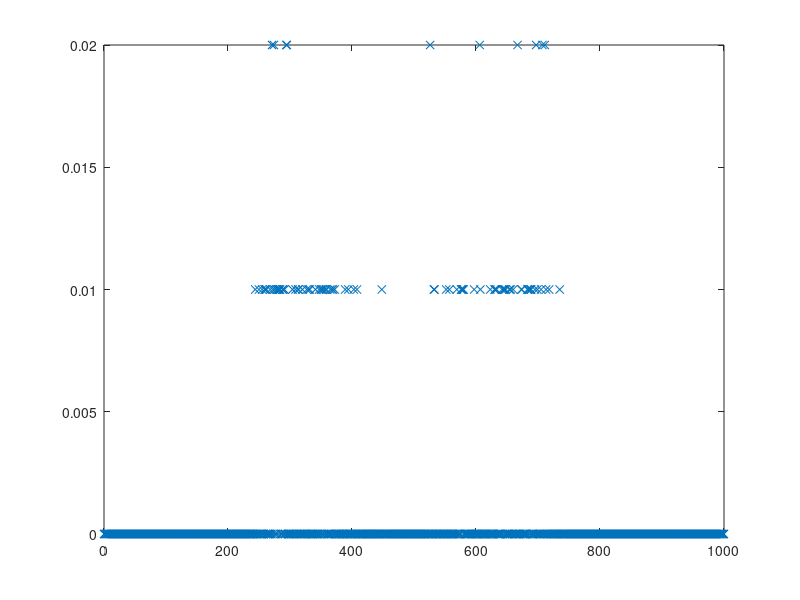

Here is the MATLAB script that generated this plot:
clc;clear;

num_avg = 1000;
EbNodB = 5;
% [AveLRContradict] = wb_Main_DAS_NetwrokCoding(0.01,0.1,EbNodB,num_avg);
load AveLRContradict_5dB AveLRContradict;

n = zeros(1,num_avg+1);
for i=0:num_avg
    n(i+1) = histc(AveLRContradict(101:200),i);
end
n = n/100;
figure();
plot(0:num_avg,n,'x');

relay_contradict = AveLRContradict(101:200);
m = mean(relay_contradict);
index_large = find(relay_contradict > m);
index_small = find(relay_contradict < m);
std_large = std(relay_contradict(index_large));
std_small = std(relay_contradict(index_small));
std_sum = std_large + std_small;

m_new = 0.5*(mean(relay_contradict(index_large)) +mean(relay_contradict(index_small)));
m_old = m_new;
index_large_min = index_large;
index_small_min = index_small;
std_large_min = std_large;
std_small_min = std_small;
std_sum_min = std_sum;

i = 1;
while(i)
    
    m_temp = m_new;
    index_large_temp = find(relay_contradict > m_temp);
    index_small_temp = find(relay_contradict < m_temp);
    std_large_temp = std(relay_contradict(index_large_temp));
    std_small_temp = std(relay_contradict(index_small_temp));
    std_sum_temp = std_large_temp + std_small_temp;
    
%   move to smaller standard deviation  
    if std_sum_temp < std_sum_min
        index_large_min = index_large_temp;
        index_small_min = index_small_temp;
        std_large_min = std_large_temp;
        std_small_min = std_small_temp;
        std_sum_min = std_sum_temp;
    else
%         check next standard deviation is smaller or not
        m_new = 0.5*(mean(relay_contradict(index_large_temp)) + mean(relay_contradict(index_small_temp)));
        index_large_new = find(relay_contradict > m_new);
        index_small_new = find(relay_contradict < m_new);
        std_large_new = std(relay_contradict(index_large_new));
        std_small_new = std(relay_contradict(index_small_new));
        std_sum_new = std_large_new + std_small_new;        
        
        if std_sum_new < std_sum_min
            index_large_min = index_large_new;
            index_small_min = index_small_new;
            std_large_min = std_large_new;
            std_small_min = std_small_new;
            std_sum_min = std_sum_new;
            i = i + 1;
            continue;
        else
            m_forward = m_old;
            std_sum_forward = std_sum_min;
            index_large_forward = index_large_min;
            index_small_forward = index_small_min;
            break;
        end
    end
    
    m_old = m_temp;
    m_new = 0.5*(mean(relay_contradict(index_large_min)) +mean(relay_contradict(index_small_min)));    
    if m_new > 1000
        m_forward = m_old;
        std_sum_forward = std_sum_min;
        index_large_forward = index_large_min;
        index_small_forward = index_small_min;
        break;
    end
    i = i + 1;
end

